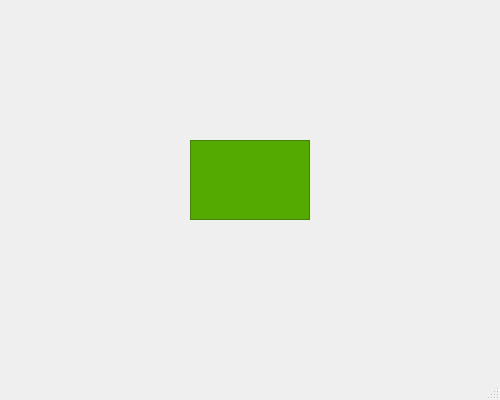
<?xml version="1.0" encoding="UTF-8"?>
<ui version="4.0">
 <class>MainWindow</class>
 <widget class="QMainWindow" name="MainWindow">
  <property name="geometry">
   <rect>
    <x>0</x>
    <y>0</y>
    <width>500</width>
    <height>400</height>
   </rect>
  </property>
  <property name="minimumSize">
   <size>
    <width>500</width>
    <height>400</height>
   </size>
  </property>
  <property name="maximumSize">
   <size>
    <width>500</width>
    <height>400</height>
   </size>
  </property>
  <property name="windowTitle">
   <string>MainWindow</string>
  </property>
  <widget class="QWidget" name="centralwidget">
   <widget class="QFrame" name="frame">
    <property name="geometry">
     <rect>
      <x>190</x>
      <y>140</y>
      <width>120</width>
      <height>80</height>
     </rect>
    </property>
    <property name="styleSheet">
     <string notr="true">background-color: rgb(85, 170, 0);</string>
    </property>
    <property name="frameShape">
     <enum>QFrame::StyledPanel</enum>
    </property>
    <property name="frameShadow">
     <enum>QFrame::Raised</enum>
    </property>
   </widget>
  </widget>
  <widget class="QMenuBar" name="menubar">
   <property name="geometry">
    <rect>
     <x>0</x>
     <y>0</y>
     <width>500</width>
     <height>21</height>
    </rect>
   </property>
  </widget>
  <widget class="QStatusBar" name="statusbar"/>
 </widget>
 <resources/>
 <connections/>
</ui>
